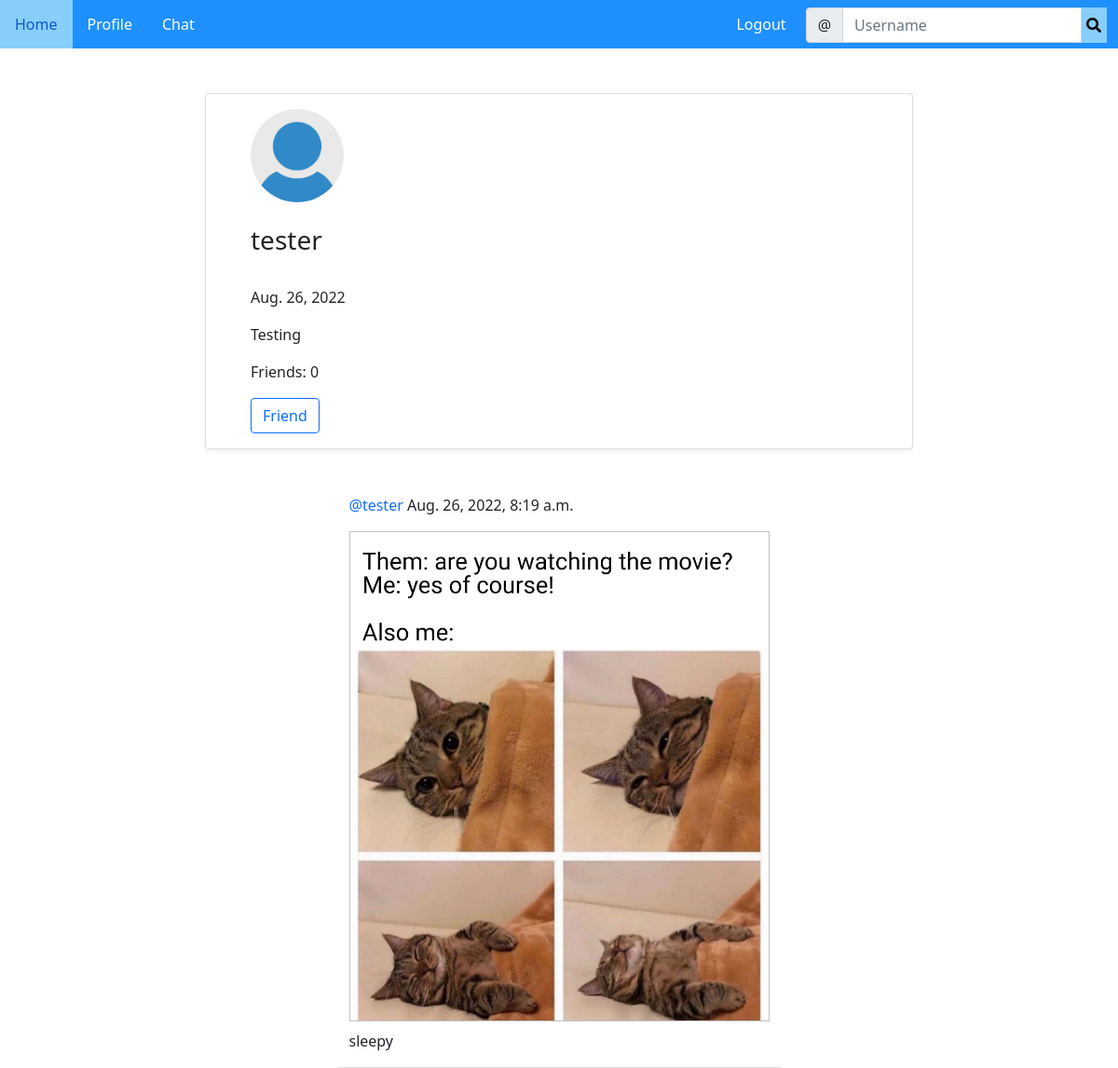
The app's page /profile/3/ (signed in) with its own data.
### socialApp/models.py (models this page shows)
class Profile(models.Model):
    user = models.OneToOneField(User, primary_key=True, verbose_name='user', related_name='profile', on_delete= models.CASCADE)
    name = models.CharField(max_length=30, blank=True, null=True)
    bio = models.TextField(max_length=500, blank=True, null=True)
    birthday = models.DateField(blank=True, null=True)
    location = models.CharField(max_length=100, blank=True, null=True)
    profile_image = models.ImageField(upload_to='socialApp/image/profileImage', default='socialApp/image/profileImage/default.png', blank=True)
    friends = models.ManyToManyField(User, blank=True, related_name='friends')

class Posts(models.Model):
    status = models.TextField()
    created_on = models.DateTimeField(default=timezone.now)
    publisher = models.ForeignKey(User, on_delete= models.CASCADE)
    image = models.ImageField(upload_to='socialApp/image/postImage', blank=True, null=True)

### socialApp/views.py (the view)
# urls.py: path('profile/<int:pk>/', login_required(login_url='../login/')(UserProfileView.as_view()), name='profile'),
class UserProfileView(View):
    def get(self, request, pk, *args, **kwargs):
        profile = Profile.objects.get(pk=pk)
        user = profile.user
        posts = Posts.objects.filter(publisher=user).order_by('-created_on')
        friends = profile.friends.all()
        if len(friends) == 0:
            is_a_friend = False
        for friend in friends:
            if friend == request.user:
                is_a_friend = True
                break
            else:
                is_a_friend = False
        total_friends = len(friends)
        context = {
            'profile': profile,
            'user': user,
            'posts': posts,
            'total_friends': total_friends,
            'is_a_friend': is_a_friend,
        }
        return render(request, 'social/profile.html', context)

### socialApp/templates/social/profile.html (shortened to what this page needs)
{% extends 'social/base.html' %}
{% block content %}
<div class="container">
    <div class="row justify-content-center mt-5">
        <div class="card shadow-sm col-md-8 col-sm-12 border-bottom px-5 pt-3">
            <img src="{{ profile.profile_image.url }}" class="rounded-circle" width="100" height="100" />
            {% if profile.name %}
            <h3 class="py-4">{{ profile.name }}</h3>
            {% else %}
            <h3 class="py-4">{{ user.username }}</h3>
            {% endif %}
            {% if profile.birthday %}
            <p>{{ profile.birthday }}</p>
            {% endif %}
            {% if profile.bio %}
            <p>{{ profile.bio }}</p>
            {% endif %}
            <div class="mb-3">
                <p>Friends: {{ total_friends }}</p>
                {% if user == request.user %}
                {% else %}
                {% if is_a_friend %}
                <form method="POST" action="{% url 'remove-friend' profile.pk %}">
                    {% csrf_token %}
                    <button class="btn btn-outline-danger" type="submit">UnFriend</button>
                </form>
                {% else %}
                <form method="POST" action="{% url 'add-friend' profile.pk %}">
                    <button class="btn btn-outline-primary" type="submit">Friend</button>
                </form>
            </div>
            {% endif %}
            {% endif %}
        </div>
    </div>
    {% for post in posts %}
    <div class="row justify-content-center mt-5">
        <div class="col-md-5 col-sm-12 border-bottom">
            <p><a style="text-decoration: none;" class="text-primary" href="{% url 'profile' post.publisher.profile.pk %}">@{{ post.publisher }}</a> {{ post.created_on }}</p>
            <div>
                {% if post.image %}
                <img id="home-image" src="{{post.image.url}}"/>
                {% endif %}
                <p>{{ post.status }}</p>
            </div>
        </div>
    </div>
    {% endfor %}
</div>
{% endblock content %}

### socialApp/static/css/social.css (style rules this page uses)
#home-image { width: 100%; height: auto; border-style: solid; border-width: thin; border-color:#C0C0C0; margin-bottom: 2%; }

### records on screen
Profile: profile_image (placeholder picture), birthday "Aug. 26, 2022", bio "Testing"
Posts: publisher "tester", created_on "Aug. 26, 2022, 8:19 a.m.", image (picture), status "sleepy"

### other values on screen
{{ user.username }} "tester"
{{ total_friends }} "0"
